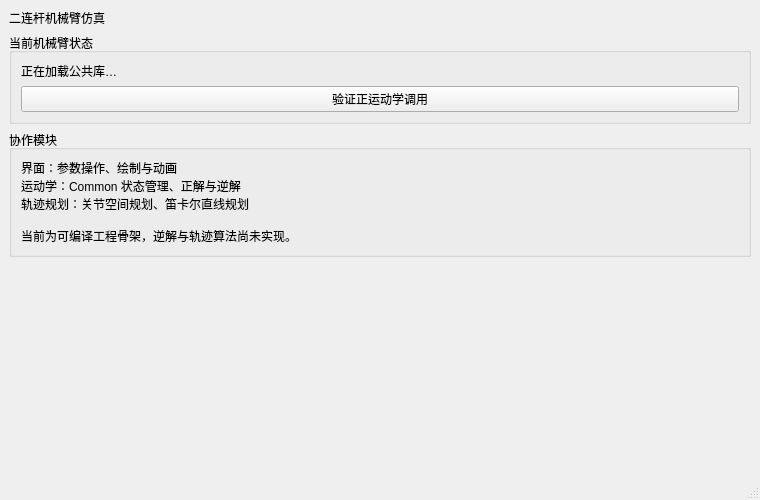
<?xml version="1.0" encoding="UTF-8"?>
<ui version="4.0">
 <class>MainWindow</class>
 <widget class="QMainWindow" name="MainWindow">
  <property name="geometry"><rect><x>0</x><y>0</y><width>760</width><height>500</height></rect></property>
  <property name="windowTitle"><string>二连杆机械臂 · 项目初始化</string></property>
  <widget class="QWidget" name="centralwidget">
   <layout class="QVBoxLayout" name="mainLayout">
    <item><widget class="QLabel" name="titleLabel"><property name="text"><string>二连杆机械臂仿真</string></property></widget></item>
    <item><widget class="QGroupBox" name="stateGroup"><property name="title"><string>当前机械臂状态</string></property>
     <layout class="QVBoxLayout" name="stateLayout">
      <item><widget class="QLabel" name="stateLabel"><property name="text"><string>正在加载公共库…</string></property></widget></item>
      <item><widget class="QPushButton" name="forwardButton"><property name="text"><string>验证正运动学调用</string></property></widget></item>
     </layout>
    </widget></item>
    <item><widget class="QGroupBox" name="workGroup"><property name="title"><string>协作模块</string></property>
     <layout class="QVBoxLayout" name="workLayout">
      <item><widget class="QLabel" name="workLabel"><property name="text"><string>界面：参数操作、绘制与动画
运动学：Common 状态管理、正解与逆解
轨迹规划：关节空间规划、笛卡尔直线规划

当前为可编译工程骨架，逆解与轨迹算法尚未实现。</string></property><property name="wordWrap"><bool>true</bool></property></widget></item>
     </layout>
    </widget></item>
    <item><spacer name="verticalSpacer"><property name="orientation"><enum>Qt::Vertical</enum></property><property name="sizeHint" stdset="0"><size><width>20</width><height>40</height></size></property></spacer></item>
   </layout>
  </widget>
  <widget class="QStatusBar" name="statusbar"/>
 </widget>
 <resources/>
 <connections/>
</ui>
